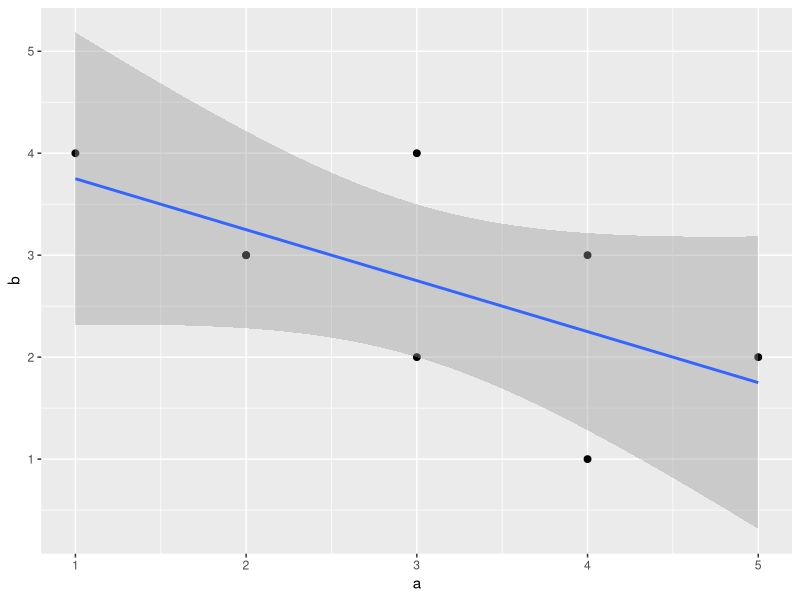

Recreate this plot in R.
## ---- chunk 1
knitr::opts_chunk$set(echo = TRUE)
## ---- chunk 2
  library(ggplot2)
  a <- c(1,2,3,2,3,4,5,4)
  b <- c(4,3,4,3,2,1,2,3)
  plot_df <- data.frame(a,b)
  ggplot(plot_df, aes(x=a,y=b)) + geom_point(size=2) + geom_smooth(method=lm)
